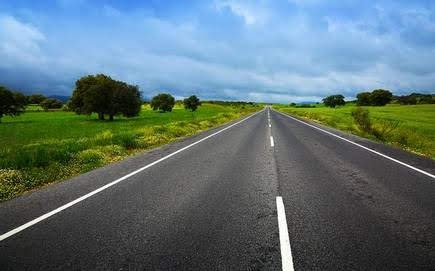
#> input picture sample1.jpg, 435 x 271 px
$ jupyter execute --allow-errors canny_hough_tutorial.ipynb   (shell and % lines are left out)
#> lines starting #> are read from the running program, lines starting #| are printed output that depends on the picture; after the words box and inside, x2 and y2 are one past the last pixel; in counts of white or black regions, pixels touching at a corner belong together
[cell 1]
import sys
import numpy as np
import cv2
from IPython.display import Image, display
from ipywidgets import widgets
from matplotlib import pyplot as plt

print("python version:", sys.version)
print("numpy version:", np.__version__)
print("opencv version:", cv2.__version__) # type: ignore

[cell 2]
def imshow(img):
    """ndarray 配列をインラインで Notebook 上に表示する。
    """
    ret, encoded = cv2.imencode(".jpg", img)
    display(Image(encoded))

def houghline(img, rho, theta, threshold, min_line_len, max_line_gap):
    """ハフ変換で直線検出を行い、結果を表示する。
    """
    # グレースケールに変換する。
    gray = cv2.cvtColor(img, cv2.COLOR_BGR2GRAY)
    # Canny 法で2値化する。
    edges = cv2.Canny(gray, 150, 300, L2gradient=True)
    # ハフ変換で直線検出する。
    lines = cv2.HoughLinesP(
        edges,
        rho,
        np.radians(theta),
        threshold,
        minLineLength=min_line_len,
        maxLineGap=max_line_gap,
    )
    # 検出した直線を描画する。
    dst = img.copy()

    if lines is not None:
        for x1, y1, x2, y2 in lines.squeeze(axis=1):
            cv2.line(dst, (x1, y1), (x2, y2), (0, 0, 255), 2)
    imshow(dst)

[cell 3]
# 画像を読み込む。
img:np.ndarray = cv2.imread("sample1.jpg")
#> img is the input picture: shape (271, 435, 3); mean B, G, R 118, 114.3, 94.6
print("img.shape=", img.shape, "img.dtype=", img.dtype)
#| img.shape= (271, 435, 3) img.dtype= uint8

# グレースケールに変換する。
gray:np.ndarray = cv2.cvtColor(img, cv2.COLOR_BGR2GRAY)
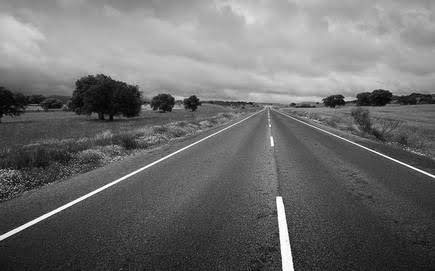
#> gray: shape (271, 435); min 0, max 255, mean 108.8
print("gray.shape=", gray.shape, "gray.dtype=", gray.dtype)
#| gray.shape= (271, 435) gray.dtype= uint8

# Canny 法で2値化する。
edges:np.ndarray = cv2.Canny(gray, 150, 300, L2gradient=True)
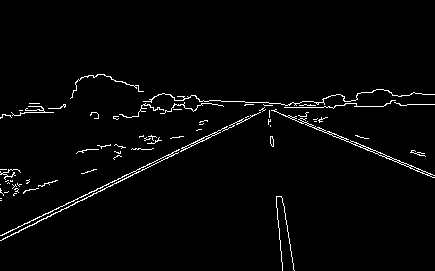
#> edges: shape (271, 435); 2.3% white in thin lines or dots, all inside (x1, y1, x2, y2) = (0, 74, 435, 271)
print("edges.shape=", edges.shape, "edges.dtype=", edges.dtype, "edges.max=", edges.max(), "edges.min=", edges.min())
#| edges.shape= (271, 435) edges.dtype= uint8 edges.max= 255 edges.min= 0
imshow(edges)
